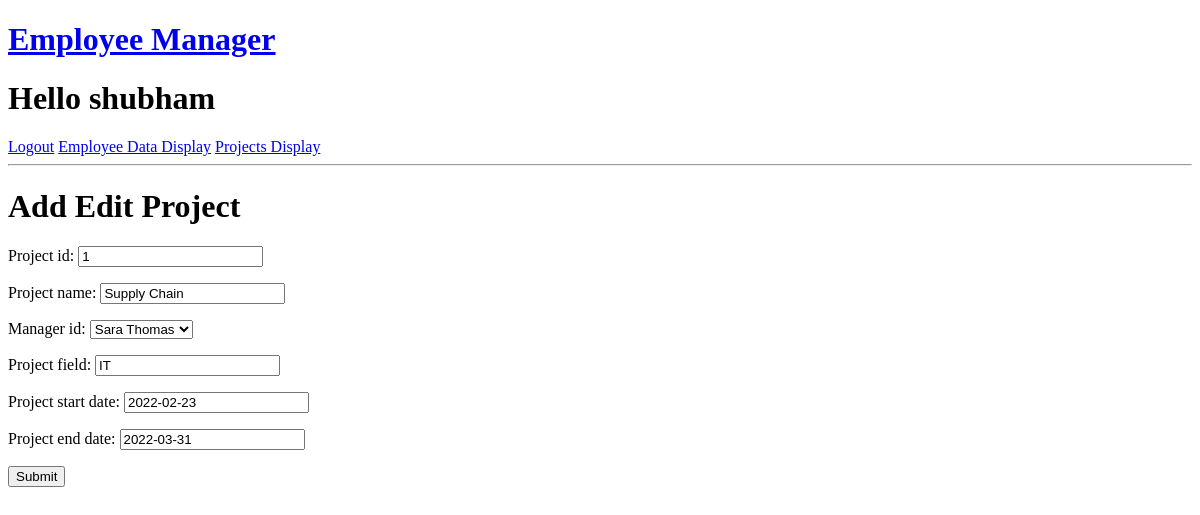
/editproject/1/ (signed in), run on an earlier commit of the app's database.
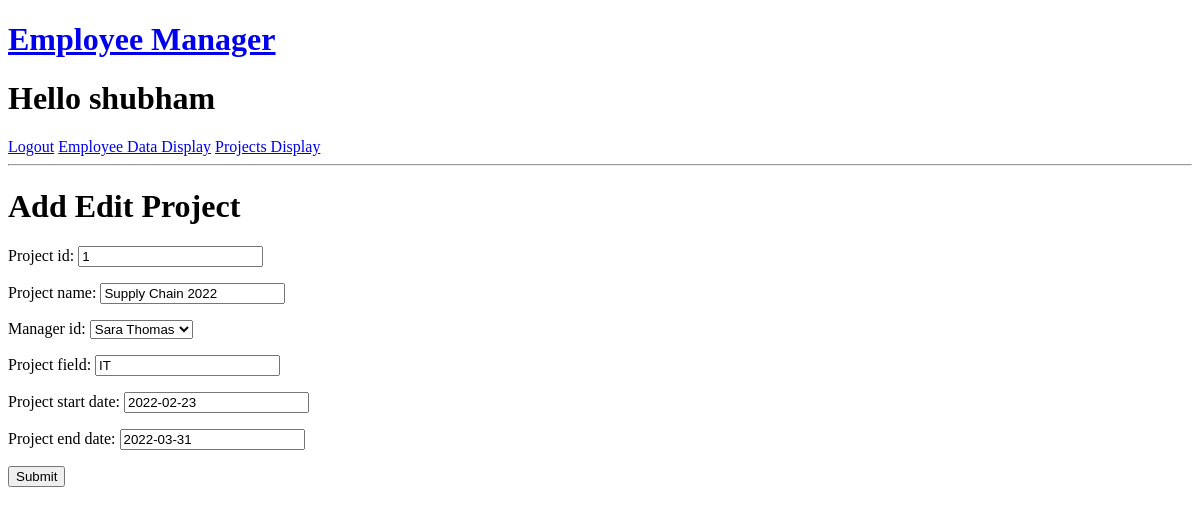
And on a later commit of the database.
### baseapp/models.py (models this page shows, shortened)
class Projects(models.Model):
    project_id = models.IntegerField()
    project_name = models.CharField(max_length=200)
    manager_id = models.ForeignKey(ManagerData, on_delete=models.CASCADE)
    project_field = models.CharField(max_length=200)
    project_start_date = models.DateField()
    project_end_date = models.DateField()

### baseapp/views.py (the view)
# urls.py: path('editproject/<str:pk>/', views.editProject, name='editproject'),
@login_required(login_url='login')
def editProject(request, pk):
    data = Projects.objects.get(project_id=pk)
    form = ProjectsForm(instance=data)
    if request.method == "POST":
        form = ProjectsForm(request.POST, instance=data)
        if form.is_valid():
            form.save()
            return redirect('projectdisplay')
    context = {'form':form}
    return render(request, 'baseapp/addeditProject.html', context)

### baseapp/forms.py
class ProjectsForm(ModelForm):
    class Meta:
        model = Projects
        fields = '__all__'

### baseapp/models.py (called while the page is built)
    def __str__(self):
        return self.manager_name

### baseapp/templates/baseapp/addeditProject.html (shortened to what this page needs)
{% extends 'main.html' %}
{% block content %}
<h1> Add Edit Project </h1>
<div>
    <form action="" method="POST">
        {{form.as_p}}
        <input type="submit" value="Submit">
    </form>
</div>
{% endblock content %}

What changed in the data, as far as the page shows it:
changed Projects "Sara Thomas": project_name "Supply Chain" → "Supply Chain 2022"
